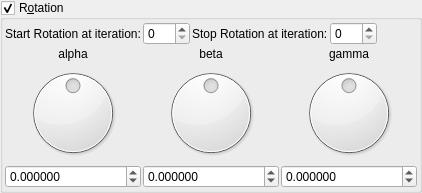
    <widget class="MyGroupBox" name="groupCheck_transf_function_enabledR_false">
     <property name="title">
      <string>R&amp;otation</string>
     </property>
     <property name="checkable">
      <bool>true</bool>
     </property>
     <layout class="QVBoxLayout" name="verticalLayout_9" stretch="0,0">
      <property name="spacing">
       <number>2</number>
      </property>
      <property name="leftMargin">
       <number>2</number>
      </property>
      <property name="topMargin">
       <number>2</number>
      </property>
      <property name="rightMargin">
       <number>2</number>
      </property>
      <property name="bottomMargin">
       <number>2</number>
      </property>
      <item>
       <layout class="QGridLayout" name="gridLayout_62">
        <property name="spacing">
         <number>2</number>
        </property>
        <item row="1" column="5">
         <spacer name="horizontalSpacer_35">
          <property name="orientation">
           <enum>Qt::Horizontal</enum>
          </property>
          <property name="sizeHint" stdset="0">
           <size>
            <width>40</width>
            <height>20</height>
           </size>
          </property>
         </spacer>
        </item>
        <item row="1" column="2">
         <widget class="QLabel" name="label_247">
          <property name="text">
           <string>Stop Rotation at iteration:</string>
          </property>
         </widget>
        </item>
        <item row="1" column="3">
         <widget class="MySpinBox" name="spinboxInt_transf_stop_iterations_R">
          <property name="sizePolicy">
           <sizepolicy hsizetype="Minimum" vsizetype="Maximum">
            <horstretch>0</horstretch>
            <verstretch>0</verstretch>
           </sizepolicy>
          </property>
          <property name="maximum">
           <number>999</number>
          </property>
         </widget>
        </item>
        <item row="1" column="1">
         <widget class="MySpinBox" name="spinboxInt_transf_start_iterations_R">
          <property name="sizePolicy">
           <sizepolicy hsizetype="Minimum" vsizetype="Maximum">
            <horstretch>0</horstretch>
            <verstretch>0</verstretch>
           </sizepolicy>
          </property>
          <property name="maximum">
           <number>999</number>
          </property>
         </widget>
        </item>
        <item row="1" column="0">
         <widget class="QLabel" name="label_246">
          <property name="text">
           <string>Start Rotation at iteration:</string>
          </property>
         </widget>
        </item>
       </layout>
      </item>
      <item>
       <layout class="QGridLayout" name="gridLayout_11">
        <property name="spacing">
         <number>2</number>
        </property>
        <item row="3" column="0">
         <widget class="MyDoubleSpinBox" name="spinboxd3_transf_rotation_x">
          <property name="sizePolicy">
           <sizepolicy hsizetype="Minimum" vsizetype="Maximum">
            <horstretch>0</horstretch>
            <verstretch>0</verstretch>
           </sizepolicy>
          </property>
          <property name="prefix">
           <string/>
          </property>
          <property name="suffix">
           <string/>
          </property>
          <property name="decimals">
           <number>6</number>
          </property>
          <property name="minimum">
           <double>-180.000000000000000</double>
          </property>
          <property name="maximum">
           <double>180.000000000000000</double>
          </property>
          <property name="singleStep">
           <double>1.000000000000000</double>
          </property>
         </widget>
        </item>
        <item row="3" column="1">
         <widget class="MyDoubleSpinBox" name="spinboxd3_transf_rotation_y">
          <property name="sizePolicy">
           <sizepolicy hsizetype="Minimum" vsizetype="Maximum">
            <horstretch>0</horstretch>
            <verstretch>0</verstretch>
           </sizepolicy>
          </property>
          <property name="prefix">
           <string/>
          </property>
          <property name="suffix">
           <string/>
          </property>
          <property name="decimals">
           <number>6</number>
          </property>
          <property name="minimum">
           <double>-180.000000000000000</double>
          </property>
          <property name="maximum">
           <double>180.000000000000000</double>
          </property>
          <property name="singleStep">
           <double>1.000000000000000</double>
          </property>
         </widget>
        </item>
        <item row="1" column="1">
         <widget class="QLabel" name="label_34">
          <property name="text">
           <string notr="true">beta</string>
          </property>
          <property name="alignment">
           <set>Qt::AlignCenter</set>
          </property>
         </widget>
        </item>
        <item row="2" column="2">
         <widget class="QDial" name="dial3_transf_rotation_z">
          <property name="minimum">
           <number>-18000</number>
          </property>
          <property name="maximum">
           <number>18000</number>
          </property>
          <property name="wrapping">
           <bool>true</bool>
          </property>
         </widget>
        </item>
        <item row="3" column="2">
         <widget class="MyDoubleSpinBox" name="spinboxd3_transf_rotation_z">
          <property name="sizePolicy">
           <sizepolicy hsizetype="Minimum" vsizetype="Maximum">
            <horstretch>0</horstretch>
            <verstretch>0</verstretch>
           </sizepolicy>
          </property>
          <property name="prefix">
           <string/>
          </property>
          <property name="suffix">
           <string/>
          </property>
          <property name="decimals">
           <number>6</number>
          </property>
          <property name="minimum">
           <double>-180.000000000000000</double>
          </property>
          <property name="maximum">
           <double>180.000000000000000</double>
          </property>
          <property name="singleStep">
           <double>1.000000000000000</double>
          </property>
         </widget>
        </item>
        <item row="2" column="1">
         <widget class="QDial" name="dial3_transf_rotation_y">
          <property name="minimum">
           <number>-18000</number>
          </property>
          <property name="maximum">
           <number>18000</number>
          </property>
          <property name="wrapping">
           <bool>true</bool>
          </property>
         </widget>
        </item>
        <item row="1" column="0">
         <widget class="QLabel" name="label_35">
          <property name="text">
           <string notr="true">alpha</string>
          </property>
          <property name="alignment">
           <set>Qt::AlignCenter</set>
          </property>
         </widget>
        </item>
        <item row="1" column="2">
         <widget class="QLabel" name="label_36">
          <property name="text">
           <string notr="true">gamma</string>
          </property>
          <property name="alignment">
           <set>Qt::AlignCenter</set>
          </property>
         </widget>
        </item>
        <item row="2" column="0">
         <widget class="QDial" name="dial3_transf_rotation_x">
          <property name="minimum">
           <number>-18000</number>
          </property>
          <property name="maximum">
           <number>18000</number>
          </property>
          <property name="wrapping">
           <bool>true</bool>
          </property>
         </widget>
        </item>
       </layout>
      </item>
     </layout>
    </widget>
